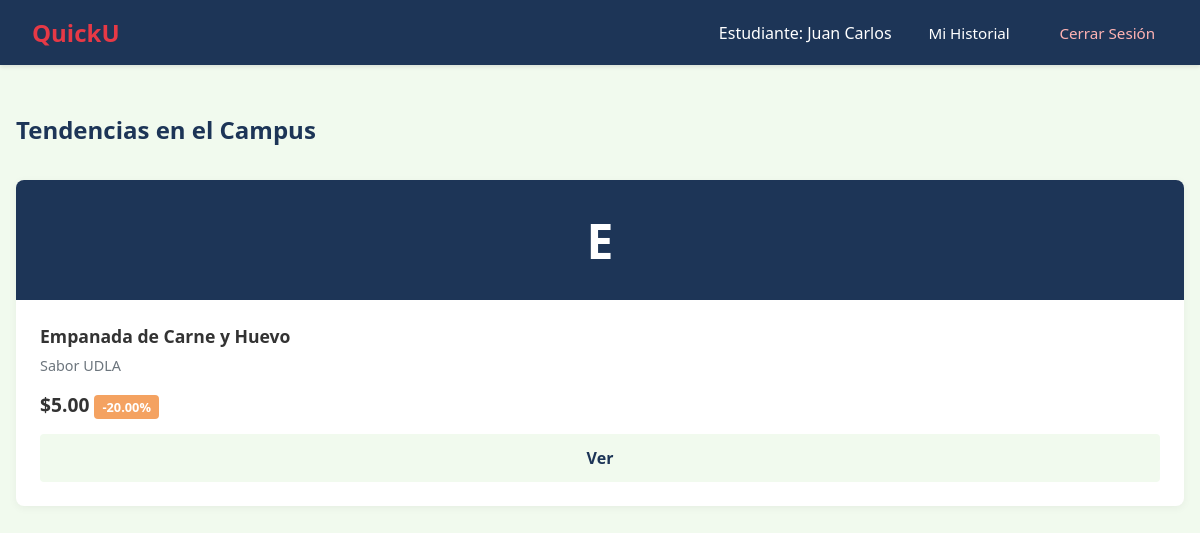
Page / (signed in) on the earlier database version.
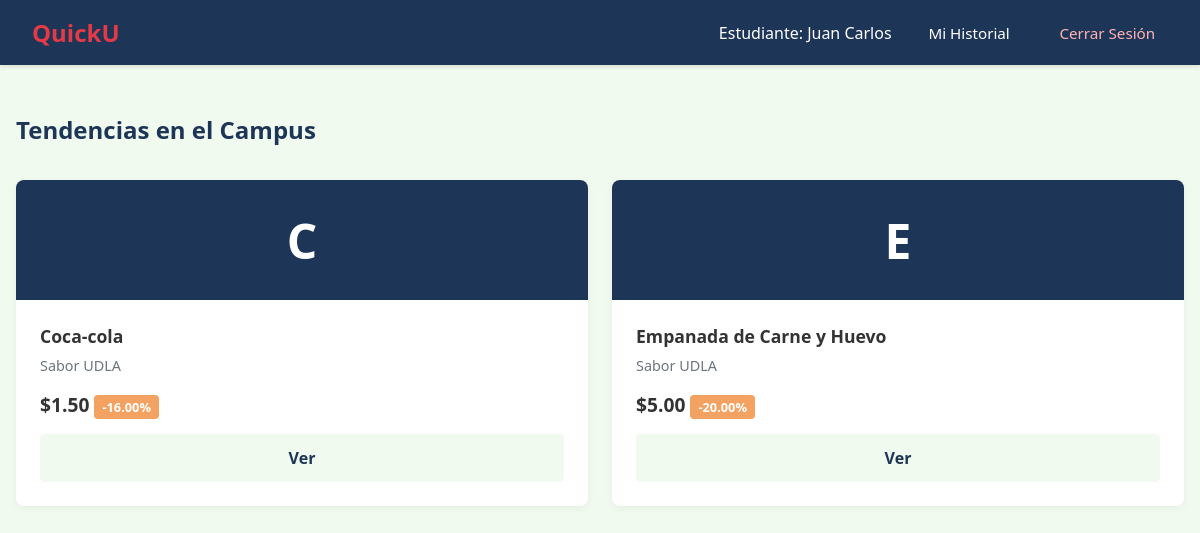
Same page on the later database version.
### motor_quicku/models.py (models this page shows, shortened)
class Promocion(models.Model):
    id_producto = models.ForeignKey(Producto, on_delete=models.CASCADE)
    porcentaje_descuento = models.DecimalField(max_digits=5, decimal_places=2)
    hora_inicio = models.TimeField()
    hora_fin = models.TimeField()
    estado_activa = models.BooleanField(default=True)

class Producto(models.Model):
    id_local = models.ForeignKey(Local, on_delete=models.CASCADE)
    nombre = models.CharField(max_length=100)
    precio_base = models.DecimalField(max_digits=6, decimal_places=2) # Usamos Decimal para dinero en vez de float
    categoria = models.CharField(max_length=50)

class Local(models.Model):
    id_usuario = models.ForeignKey(Usuario, on_delete=models.CASCADE)
    nombre = models.CharField(max_length=100)
    ubicacion = models.CharField(max_length=150)
    estado_active = models.BooleanField(default=True) # bool estadoApertura en el diagrama

### motor_quicku/views.py (the view)
# urls.py: path('', views.home_quicku, name='home'),
def home_quicku(request):
    usuario_id = request.session.get('usuario_id')
    if not usuario_id:
        return redirect('login')
    usuario_actual = Usuario.objects.get(id=usuario_id)
    QuickUEngine.evaluar_match_y_notificar()
    alerta_predictiva = Notificacion.objects.filter(
        id_usuario=usuario_actual,
        leida=False
    ).order_by('-fecha_envio').first()
    recomendaciones = Promocion.objects.filter(estado_activa=True).order_by('-id')[:3]
    contexto = {
        'usuario': usuario_actual,
        'alerta': alerta_predictiva,
        'recomendaciones': recomendaciones
    }
    return render(request, 'motor_quicku/index.html', contexto)

### motor_quicku/services.py (called while the page is built)
    @staticmethod
    def calcular_peso_temporal(fecha_pedido):
        ahora = timezone.now()
        diferencia = ahora - fecha_pedido
        dias_transcurridos = diferencia.days
        if dias_transcurridos < 0:
            dias_transcurridos = 0
        peso = 1 / (dias_transcurridos + 1)
        return peso

    @staticmethod
    def calcular_franja_habitual(usuario):
        pedidos = Pedido.objects.filter(id_usuario=usuario)
        if not pedidos.exists():
            return None
        minutos_totales = 0
        peso_total = 0
        for pedido in pedidos:
            minutos = (pedido.fecha_hora.hour * 60) + pedido.fecha_hora.minute
            peso = QuickUEngine.calcular_peso_temporal(pedido.fecha_hora)
            minutos_totales += (minutos * peso)
            peso_total += peso
        promedio_minutos = minutos_totales / peso_total
        rango_inferior = promedio_minutos - 30
        rango_superior = promedio_minutos + 30
        return (rango_inferior, rango_superior)

### motor_quicku/templates/motor_quicku/index.html (shortened to what this page needs)
{% load static %}
<!DOCTYPE html>
<html lang="es">
<head>
    <link rel="stylesheet" href="{% static 'scss/css/styles.css' %}">
</head>
<body class="quicku-app">
    <header class="app-header">
        <nav class="app-header__nav">
            <h1 class="app-header__logo">QuickU</h1>
            <div class="app-header__actions">
                <span class="app-header__user">Estudiante: {{ usuario.nombre }}</span>
                <a href="{% url 'historial' %}" class="app-header__link">Mi Historial</a>
                <a href="{% url 'logout' %}" class="app-header__link app-header__link--logout">Cerrar Sesión</a>
            </div>
        </nav>
    </header>
    <main class="dashboard">
        <section class="recommendations">
            <header class="recommendations__header">
                <h2 class="recommendations__title">Tendencias en el Campus</h2>
            </header>
            <article class="recommendations__catalog">
                {% for promo in recomendaciones %}
                <div class="recommendations__card">
                    <div class="recommendations__img-placeholder">
                        {{ promo.id_producto.nombre|slice:":1" }}
                    </div>
                    <div class="recommendations__info">
                        <h3>{{ promo.id_producto.nombre }}</h3>
                        <p class="recommendations__local">{{ promo.id_producto.id_local.nombre }}</p>
                        <p class="recommendations__price">
                            ${{ promo.id_producto.precio_base }} <span class="recommendations__tag">-{{ promo.porcentaje_descuento }}%</span>
                        </p>
                        <a href="{% url 'detalle_oferta' promo.id %}" class="recommendations__btn">Ver</a>
                    </div>
                </div>
                {% empty %}
                <p class="recommendations__placeholder">No hay promociones activas en este momento.</p>
                {% endfor %}
            </article>
        </section>
    </main>
</body>
</html>

Differences in the rows shown:
added Promocion: id_producto.nombre "C", id_producto.nombre "Coca-cola", id_producto.id_local.nombre "Sabor UDLA", id_producto.precio_base "1.50", porcentaje_descuento "16.00"
